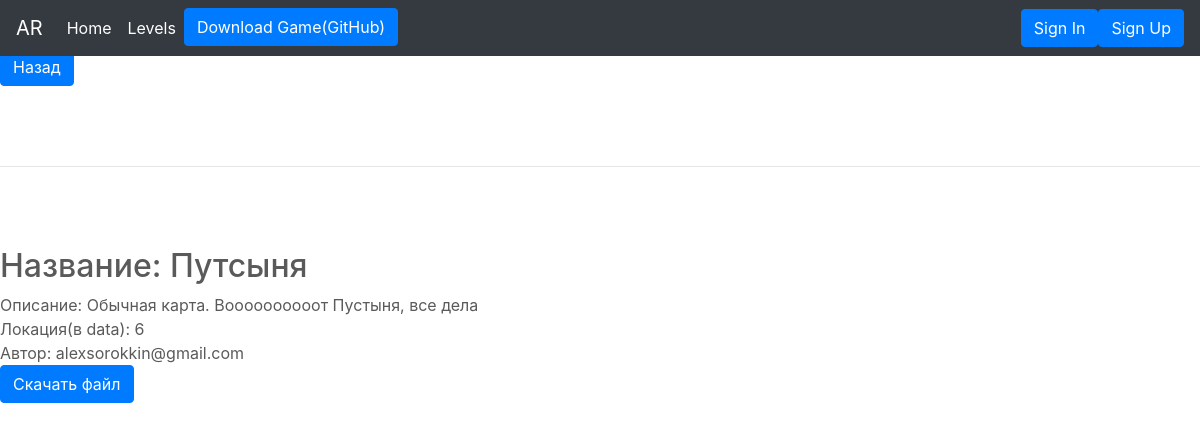
/levels/1, run on the app's committed database.
### tables this page shows
CREATE TABLE posts 
                            (id INTEGER PRIMARY KEY AUTOINCREMENT, 
                             title VARCHAR(100),
                             content VARCHAR(1000),
                             level_img VARCHAR(100),
                             level1 TEXT,
                             user_id INTEGER
                             );

CREATE TABLE users 
                            (id INTEGER PRIMARY KEY AUTOINCREMENT, 
                             user_name VARCHAR(50),
                             password_hash VARCHAR(128)
                             );

### main.py (the view)
@app.route('/levels/<int:news_id>',  methods=['GET', 'DELETE', "POST"])
def get_one_news(news_id):
    if request.method == 'POST':
        news.delete(news_id)
        return redirect('/news')
    if request.method == 'GET':
        new = news.get(news_id)
        author = user_model.get(new[5])
        author = author[1]
        return render_template('one_level.html', item=new, author=author)

### main.py (called while the page is built)
    def get(self, news_id):
        cursor = self.connection.cursor()
        cursor.execute("SELECT * FROM posts WHERE id = ?", ([str(news_id)]))
        row = cursor.fetchone()
        return row

    def get(self, user_id):
        cursor = self.connection.cursor()
        cursor.execute("SELECT * FROM users WHERE id = ?", [str(user_id)])
        row = cursor.fetchone()
        return row

### templates/one_level.html (shortened to what this page needs)
{% extends "base1.html" %}
{% block content %}
<body>
<a class="btn btn-primary" href="/levels" role="button">Назад</a>
<hr class="featurette-divider">
        <h2>Название: {{item[1]}}</h2>
        <div>Описание: {{item[2]}}</div>
<div>Локация(в data): {{item[3]}}</div>
<div>Автор: {{author}}</div>
<a class="btn btn-primary" href="/static/levels/{{item[0]}}.txt" download="" role="button">Скачать файл</a>
</body>
{% endblock %}

### static/carousel.css (style rules this page uses)
body { padding-top: 3rem; padding-bottom: 3rem; color: #5a5a5a; }
.featurette-divider { margin: 5rem 0; }

### data on the page
posts: title "Путсыня", content "Обычная карта. Воооооооооот Пустыня, все дела", level_img "6"
users: user_name "alexsorokkin@gmail.com"
